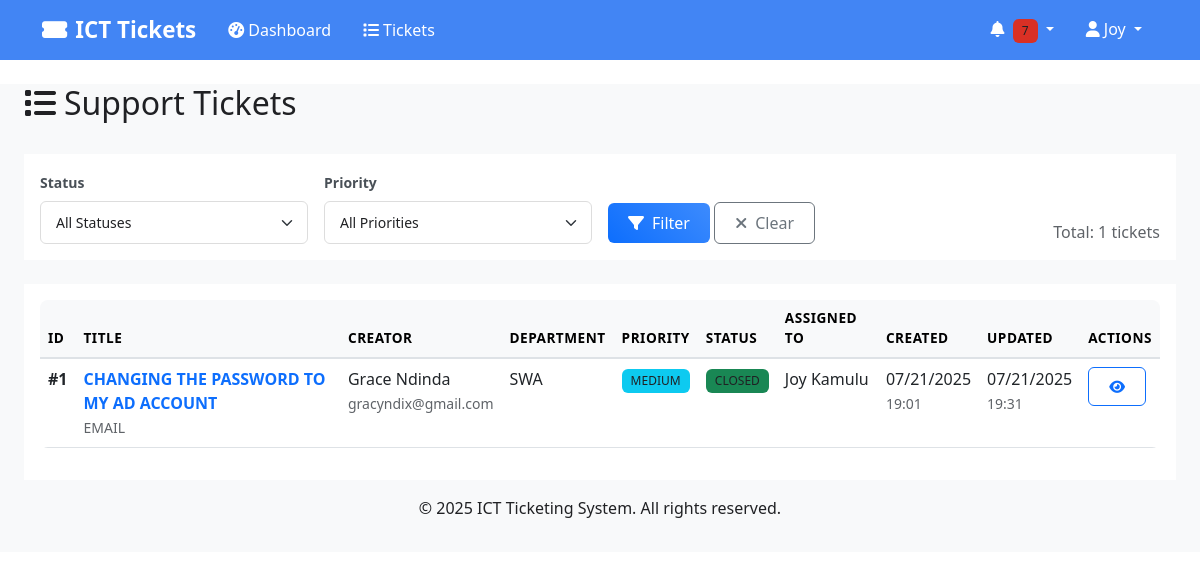
Page /tickets (signed in) on the committed database.
### models.py (models this page shows, shortened)
class User(UserMixin, db.Model):
    __tablename__ = 'users'
    id = db.Column(db.Integer, primary_key=True)
    username = db.Column(db.String(80), unique=True, nullable=False)
    email = db.Column(db.String(120), unique=True, nullable=False)
    phone = db.Column(db.String(20), nullable=True)
    password_hash = db.Column(db.String(256), nullable=False)
    first_name = db.Column(db.String(50), nullable=False)
    last_name = db.Column(db.String(50), nullable=False)
    role = db.Column(db.String(20), nullable=False)  # 'user', 'tech', 'admin'
    department_id = db.Column(db.Integer, db.ForeignKey('departments.id'), nullable=True)
    is_active = db.Column(db.Boolean, default=True)
    created_at = db.Column(db.DateTime, default=datetime.utcnow)
    updated_at = db.Column(db.DateTime, default=datetime.utcnow, onupdate=datetime.utcnow)
    department = db.relationship('Department', backref='users')
    created_tickets = db.relationship('Ticket', foreign_keys='Ticket.created_by_id', backref='creator')
    assigned_tickets = db.relationship('Ticket', foreign_keys='Ticket.assigned_to_id', backref='assignee')
    @property
    def full_name(self):
        return f"{self.first_name} {self.last_name}"

class Ticket(db.Model):
    __tablename__ = 'tickets'
    id = db.Column(db.Integer, primary_key=True)
    title = db.Column(db.String(200), nullable=False)
    description = db.Column(db.Text, nullable=False)
    priority = db.Column(db.String(10), nullable=False)  # 'URGENT', 'HIGH', 'MEDIUM', 'LOW'
    status = db.Column(db.String(20), default='OPEN')  # 'OPEN', 'IN_PROGRESS', 'RESOLVED', 'CLOSED'
    category = db.Column(db.String(50), nullable=True)
    created_by_id = db.Column(db.Integer, db.ForeignKey('users.id'), nullable=False)
    assigned_to_id = db.Column(db.Integer, db.ForeignKey('users.id'), nullable=True)
    created_at = db.Column(db.DateTime, default=datetime.utcnow)
    updated_at = db.Column(db.DateTime, default=datetime.utcnow, onupdate=datetime.utcnow)
    resolved_at = db.Column(db.DateTime, nullable=True)
    closed_at = db.Column(db.DateTime, nullable=True)
    comments = db.relationship('TicketComment', backref='ticket', cascade='all, delete-orphan')
    notifications = db.relationship('Notification', backref='ticket', cascade='all, delete-orphan')
    @property
    def priority_color(self):
        colors = {
            'URGENT': 'danger',
            'HIGH': 'warning',
            'MEDIUM': 'info',
            'LOW': 'success'
        }
        return colors.get(self.priority, 'secondary')
    @property
    def status_color(self):
        colors = {
            'OPEN': 'primary',
            'IN_PROGRESS': 'warning',
            'RESOLVED': 'info',
            'CLOSED': 'success'
        }
        return colors.get(self.status, 'secondary')

class Department(db.Model):
    __tablename__ = 'departments'
    id = db.Column(db.Integer, primary_key=True)
    name = db.Column(db.String(100), unique=True, nullable=False)
    code = db.Column(db.String(10), unique=True, nullable=False)
    description = db.Column(db.Text, nullable=True)
    created_at = db.Column(db.DateTime, default=datetime.utcnow)

### routes.py (the view)
@app.route('/tickets')
@login_required
def list_tickets():
    page = request.args.get('page', 1, type=int)
    status_filter = request.args.get('status', '')
    priority_filter = request.args.get('priority', '')
    query = Ticket.query
    if current_user.role == 'user':
        query = query.filter_by(created_by_id=current_user.id)
    elif current_user.role == 'tech':
        query = query.filter(
            (Ticket.assigned_to_id == current_user.id) |
            (Ticket.assigned_to_id == None)
        )
    if status_filter:
        query = query.filter_by(status=status_filter)
    if priority_filter:
        query = query.filter_by(priority=priority_filter)
    tickets = query.order_by(Ticket.created_at.desc()).paginate(
        page=page, per_page=20, error_out=False
    )
    return render_template('ticket_list.html', tickets=tickets)

### templates/ticket_list.html (shortened to what this page needs)
{% extends "base.html" %}
{% block content %}
<div class="container-fluid">
    <div class="row">
        <div class="col-12">
            <div class="d-flex justify-content-between align-items-center mb-4">
                <h2><i class="fas fa-list me-2"></i>Support Tickets</h2>
            </div>
        </div>
    </div>
    <div class="row mb-4">
        <div class="col-12">
            <div class="card">
                <div class="card-body">
                    <form method="GET" class="row g-3 align-items-end">
                        <div class="col-md-3">
                            <label class="form-label">Status</label>
                            <select name="status" class="form-select">
                                <option value="">All Statuses</option>
                            </select>
                        </div>
                        <div class="col-md-3">
                            <label class="form-label">Priority</label>
                            <select name="priority" class="form-select">
                                <option value="">All Priorities</option>
                            </select>
                        </div>
                        <div class="col-md-3">
                            <button type="submit" class="btn btn-primary">
                                <i class="fas fa-filter me-2"></i>Filter
                            </button>
                            <a href="{{ url_for('list_tickets') }}" class="btn btn-outline-secondary">
                                <i class="fas fa-times me-2"></i>Clear
                            </a>
                        </div>
                        <div class="col-md-3 text-end">
                            <span class="text-muted">
                                Total: {{ tickets.total }} tickets
                            </span>
                        </div>
                    </form>
                </div>
            </div>
        </div>
    </div>
    <div class="row">
        <div class="col-12">
            <div class="card">
                <div class="card-body">
                    {% if tickets.items %}
                    <div class="table-responsive">
                        <table class="table table-hover">
                            <thead class="table-light">
                                <tr>
                                    <th>ID</th>
                                    <th>Title</th>
                                    <th>Creator</th>
                                    {% if current_user.role in ['tech', 'admin'] %}
                                    <th>Department</th>
                                    {% endif %}
                                    <th>Priority</th>
                                    <th>Status</th>
                                    <th>Assigned To</th>
                                    <th>Created</th>
                                    <th>Updated</th>
                                    <th>Actions</th>
                                </tr>
                            </thead>
                            <tbody>
                                {% for ticket in tickets.items %}
                                <tr class="{% if ticket.priority == 'URGENT' %}table-danger{% endif %}">
                                    <td><strong>#{{ ticket.id }}</strong></td>
                                    <td>
                                        <a href="{{ url_for('view_ticket', ticket_id=ticket.id) }}"
                                           class="text-decoration-none fw-bold">
                                            {{ ticket.title[:50] }}{% if ticket.title|length > 50 %}...{% endif %}
                                        </a>
                                        <br>
                                        <small class="text-muted">{{ ticket.category }}</small>
                                    </td>
                                    <td>
                                        {{ ticket.creator.full_name }}<br>
                                        <small class="text-muted">{{ ticket.creator.email }}</small>
                                    </td>
                                    {% if current_user.role in ['tech', 'admin'] %}
                                    <td>
                                        {% if ticket.creator.department %}
                                        {{ ticket.creator.department.code }}
                                        {% else %}
                                        <span class="text-muted">-</span>
                                        {% endif %}
                                    </td>
                                    {% endif %}
                                    <td>
                                        <span class="badge bg-{{ ticket.priority_color }}">
                                            {{ ticket.priority }}
                                        </span>
                                    </td>
                                    <td>
                                        <span class="badge bg-{{ ticket.status_color }}">
                                            {{ ticket.status.replace('_', ' ') }}
                                        </span>
                                    </td>
                                    <td>
                                        {% if ticket.assignee %}
                                        {{ ticket.assignee.full_name }}
                                        {% else %}
                                        <span class="text-muted">Unassigned</span>
                                        {% endif %}
                                    </td>
                                    <td>
                                        {{ ticket.created_at.strftime('%m/%d/%Y') }}<br>
                                        <small class="text-muted">{{ ticket.created_at.strftime('%H:%M') }}</small>
                                    </td>
                                    <td>
                                        {% if ticket.updated_at != ticket.created_at %}
                                        {{ ticket.updated_at.strftime('%m/%d/%Y') }}<br>
                                        <small class="text-muted">{{ ticket.updated_at.strftime('%H:%M') }}</small>
                                        {% else %}
                                        <span class="text-muted">-</span>
                                        {% endif %}
                                    </td>
                                    <td>
                                        <div class="btn-group" role="group">
                                            <a href="{{ url_for('view_ticket', ticket_id=ticket.id) }}"
                                               class="btn btn-sm btn-outline-primary">
                                                <i class="fas fa-eye"></i>
                                            </a>
                                        </div>
                                    </td>
                                </tr>
                                {% endfor %}
                            </tbody>
                        </table>
                    </div>
                    {% endif %}
                </div>
            </div>
        </div>
    </div>
</div>
{% endblock %}

### templates/base.html (shortened to what this page needs)
<!DOCTYPE html>
<html lang="en">
<head>
    <link href="https://cdn.jsdelivr.net/npm/bootstrap@5.3.0/dist/css/bootstrap.min.css" rel="stylesheet">
    <link href="https://cdnjs.cloudflare.com/ajax/libs/font-awesome/6.4.0/css/all.min.css" rel="stylesheet">
    <link href="{{ url_for('static', filename='css/style.css') }}" rel="stylesheet">
</head>
<body>
    <nav class="navbar navbar-expand-lg shadow-sm" style="background-color: #4285f4 !important;">
        <div class="container" style="background-color: #4285f4;">
            <a class="navbar-brand" href="{{ url_for('dashboard' if current_user.is_authenticated else 'index') }}" style="color: #ffffff !important; font-weight: 600;">
                <i class="fas fa-ticket-alt me-2"></i>ICT Tickets
            </a>
            {% if current_user.is_authenticated %}
            <div class="collapse navbar-collapse" id="navbarNav">
                <ul class="navbar-nav me-auto">
                    <li class="nav-item">
                        <a class="nav-link" href="{{ url_for('dashboard') }}" style="color: #ffffff !important; font-weight: 500;">
                            <i class="fas fa-tachometer-alt me-1"></i>Dashboard
                        </a>
                    </li>
                    <li class="nav-item">
                        <a class="nav-link" href="{{ url_for('list_tickets') }}" style="color: #ffffff !important; font-weight: 500;">
                            <i class="fas fa-list me-1"></i>Tickets
                        </a>
                    </li>
                </ul>
                <ul class="navbar-nav">
                    <li class="nav-item dropdown">
                        <a class="nav-link dropdown-toggle" href="#" role="button" data-bs-toggle="dropdown" style="color: #ffffff !important; font-weight: 500;">
                            <i class="fas fa-bell me-1"></i>
                            {% set unread_count = 0 %}
                            {% if current_user.notifications is defined and current_user.notifications %}
                                {% set unread_count = current_user.notifications|selectattr('is_read', 'equalto', False)|list|length %}
                            {% endif %}
                            {% if unread_count > 0 %}
                            <span class="badge bg-danger">{{ unread_count }}</span>
                            {% endif %}
                        </a>
                            {% set recent_notifications = [] %}
                            {% if current_user.notifications is defined and current_user.notifications %}
                                {% set recent_notifications = current_user.notifications[:5] %}
                            {% endif %}
                    </li>
                    <li class="nav-item dropdown">
                        <a class="nav-link dropdown-toggle" href="#" role="button" data-bs-toggle="dropdown" style="color: #ffffff !important; font-weight: 500;">
                            <i class="fas fa-user me-1"></i>{{ current_user.first_name }}
                        </a>
                    </li>
                </ul>
            </div>
            {% endif %}
        </div>
    </nav>
    <main class="container-fluid mt-4">
        {% block content %}{% endblock %}
    </main>
    <footer class="bg-light text-center text-muted py-3 mt-5">
        <div class="container">
            <p>&copy; 2025 ICT Ticketing System. All rights reserved.</p>
        </div>
    </footer>
</body>
</html>

### rows in the picture
User: first_name "Joy"
Ticket: id "1", title "CHANGING THE PASSWORD TO MY AD ACCOUNT", category "EMAIL", creator.full_name "Grace Ndinda", creator.email "gracyndix@gmail.com", creator.department.code "SWA", priority "MEDIUM", status.replace "CLOSED", assignee.full_name "Joy Kamulu", created_at "07/21/2025", created_at "19:01", updated_at "07/21/2025", updated_at "19:31"

### other values in the picture
{{ unread_count }} "7"
{{ tickets.total }} "1"
